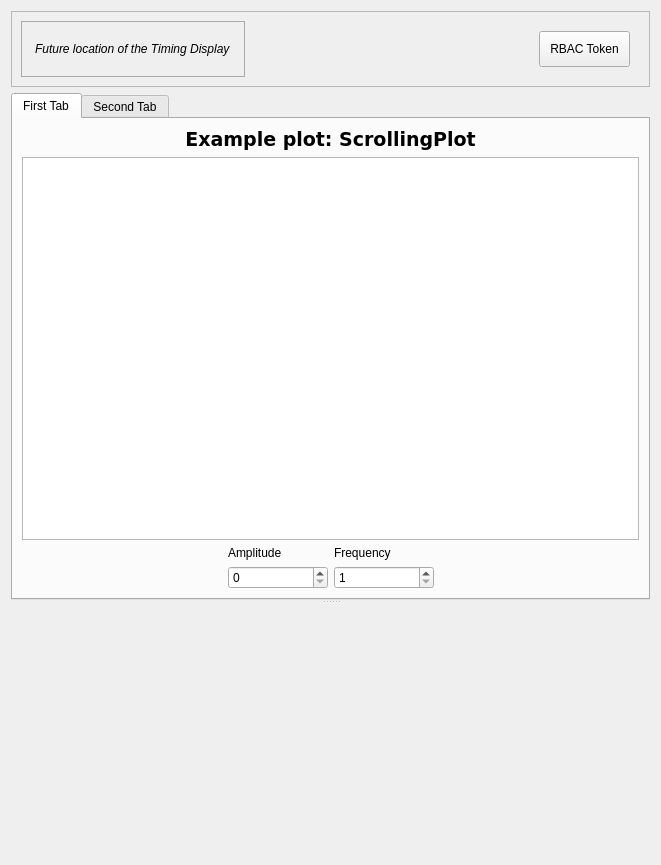
<?xml version="1.0" encoding="UTF-8"?>
<ui version="4.0">
 <class>Form</class>
 <widget class="QWidget" name="Form">
  <property name="geometry">
   <rect>
    <x>0</x>
    <y>0</y>
    <width>661</width>
    <height>865</height>
   </rect>
  </property>
  <property name="windowTitle">
   <string>Form</string>
  </property>
  <property name="windowIcon">
   <iconset resource="images/images.qrc">
    <normaloff>:/icons/CERN_logo.png</normaloff>:/icons/CERN_logo.png</iconset>
  </property>
  <layout class="QVBoxLayout" name="verticalLayout">
   <item>
    <widget class="QFrame" name="top_toolbar">
     <property name="sizePolicy">
      <sizepolicy hsizetype="Expanding" vsizetype="Minimum">
       <horstretch>0</horstretch>
       <verstretch>0</verstretch>
      </sizepolicy>
     </property>
     <property name="frameShape">
      <enum>QFrame::StyledPanel</enum>
     </property>
     <property name="frameShadow">
      <enum>QFrame::Raised</enum>
     </property>
     <layout class="QHBoxLayout" name="horizontalLayout">
      <item>
       <widget class="QLabel" name="future_timing_display">
        <property name="font">
         <font>
          <italic>true</italic>
          <kerning>true</kerning>
         </font>
        </property>
        <property name="styleSheet">
         <string notr="true">padding: 10px;border:1px solid #aaaaaa;</string>
        </property>
        <property name="text">
         <string>Future location of the Timing Display</string>
        </property>
       </widget>
      </item>
      <item>
       <spacer name="horizontalSpacer">
        <property name="orientation">
         <enum>Qt::Horizontal</enum>
        </property>
        <property name="sizeHint" stdset="0">
         <size>
          <width>1137</width>
          <height>20</height>
         </size>
        </property>
       </spacer>
      </item>
      <item>
       <widget class="QPushButton" name="future_rbac_button">
        <property name="styleSheet">
         <string notr="true">padding: 10px;margin:10px;</string>
        </property>
        <property name="text">
         <string>RBAC Token</string>
        </property>
        <property name="flat">
         <bool>false</bool>
        </property>
       </widget>
      </item>
     </layout>
    </widget>
   </item>
   <item>
    <widget class="QSplitter" name="splitter">
     <property name="orientation">
      <enum>Qt::Vertical</enum>
     </property>
     <widget class="QWidget" name="central_widget_container" native="true">
      <property name="sizePolicy">
       <sizepolicy hsizetype="Preferred" vsizetype="Expanding">
        <horstretch>0</horstretch>
        <verstretch>0</verstretch>
       </sizepolicy>
      </property>
      <layout class="QHBoxLayout" name="horizontalLayout_2">
       <item>
        <widget class="QTabWidget" name="main_tabs_widget">
         <property name="currentIndex">
          <number>0</number>
         </property>
         <widget class="QWidget" name="first_tab">
          <attribute name="title">
           <string>First Tab</string>
          </attribute>
          <layout class="QVBoxLayout" name="verticalLayout_6">
           <item>
            <widget class="QLabel" name="label">
             <property name="font">
              <font>
               <family>DejaVu Sans</family>
               <pointsize>14</pointsize>
               <weight>75</weight>
               <bold>true</bold>
              </font>
             </property>
             <property name="text">
              <string>Example plot: ScrollingPlot</string>
             </property>
             <property name="alignment">
              <set>Qt::AlignCenter</set>
             </property>
             <property name="margin">
              <number>10</number>
             </property>
            </widget>
           </item>
           <item>
            <layout class="QHBoxLayout" name="horizontalLayout_4">
             <item>
              <widget class="ScrollingPlotWidget" name="scrolling_plot">
               <property name="maximumSize">
                <size>
                 <width>700</width>
                 <height>400</height>
                </size>
               </property>
               <property name="toolTip">
                <string>This plot is showing the value of TEST_DEVICE/Acquisition#sin over time</string>
               </property>
               <property name="styleSheet">
                <string notr="true"/>
               </property>
               <property name="plotTitle" stdset="0">
                <string>TEST_DEVICE/Acquisition#sin</string>
               </property>
              </widget>
             </item>
            </layout>
           </item>
           <item>
            <layout class="QHBoxLayout" name="scrolling_plot_controls">
             <item>
              <spacer name="horizontalSpacer_2">
               <property name="orientation">
                <enum>Qt::Horizontal</enum>
               </property>
               <property name="sizeHint" stdset="0">
                <size>
                 <width>40</width>
                 <height>20</height>
                </size>
               </property>
              </spacer>
             </item>
             <item>
              <layout class="QVBoxLayout" name="verticalLayout_2">
               <item>
                <widget class="QLabel" name="label_2">
                 <property name="text">
                  <string>Amplitude</string>
                 </property>
                </widget>
               </item>
               <item>
                <widget class="QSpinBox" name="amplitude_sin">
                 <property name="minimumSize">
                  <size>
                   <width>100</width>
                   <height>0</height>
                  </size>
                 </property>
                 <property name="maximumSize">
                  <size>
                   <width>100</width>
                   <height>16777215</height>
                  </size>
                 </property>
                 <property name="maximum">
                  <number>999999999</number>
                 </property>
                </widget>
               </item>
              </layout>
             </item>
             <item>
              <layout class="QVBoxLayout" name="verticalLayout_4">
               <item>
                <widget class="QLabel" name="label_3">
                 <property name="text">
                  <string>Frequency</string>
                 </property>
                </widget>
               </item>
               <item>
                <widget class="QSpinBox" name="frequency_sin">
                 <property name="sizePolicy">
                  <sizepolicy hsizetype="Maximum" vsizetype="Fixed">
                   <horstretch>0</horstretch>
                   <verstretch>0</verstretch>
                  </sizepolicy>
                 </property>
                 <property name="minimumSize">
                  <size>
                   <width>100</width>
                   <height>0</height>
                  </size>
                 </property>
                 <property name="maximumSize">
                  <size>
                   <width>100</width>
                   <height>16777215</height>
                  </size>
                 </property>
                 <property name="minimum">
                  <number>1</number>
                 </property>
                 <property name="maximum">
                  <number>20</number>
                 </property>
                </widget>
               </item>
              </layout>
             </item>
             <item>
              <spacer name="horizontalSpacer_3">
               <property name="orientation">
                <enum>Qt::Horizontal</enum>
               </property>
               <property name="sizeHint" stdset="0">
                <size>
                 <width>40</width>
                 <height>20</height>
                </size>
               </property>
              </spacer>
             </item>
            </layout>
           </item>
          </layout>
         </widget>
         <widget class="QWidget" name="second_tab">
          <attribute name="title">
           <string>Second Tab</string>
          </attribute>
          <layout class="QVBoxLayout" name="verticalLayout_8">
           <item>
            <widget class="QLabel" name="label_5">
             <property name="font">
              <font>
               <family>DejaVu Sans</family>
               <pointsize>14</pointsize>
               <weight>75</weight>
               <bold>true</bold>
              </font>
             </property>
             <property name="text">
              <string>Example plot: CyclicPlot (or SlidingPlot)</string>
             </property>
             <property name="alignment">
              <set>Qt::AlignCenter</set>
             </property>
             <property name="margin">
              <number>10</number>
             </property>
            </widget>
           </item>
           <item>
            <layout class="QHBoxLayout" name="horizontalLayout_3">
             <item>
              <widget class="CyclicPlotWidget" name="cyclic_plot">
               <property name="maximumSize">
                <size>
                 <width>700</width>
                 <height>400</height>
                </size>
               </property>
               <property name="toolTip">
                <string>This plot is showing the value of TEST_DEVICE/Acquisition#cos over time</string>
               </property>
               <property name="plotTitle" stdset="0">
                <string>TEST_DEVICE/Acquisition#cos</string>
               </property>
              </widget>
             </item>
            </layout>
           </item>
           <item>
            <layout class="QHBoxLayout" name="cyclic_plot_controls">
             <item>
              <spacer name="horizontalSpacer_4">
               <property name="orientation">
                <enum>Qt::Horizontal</enum>
               </property>
               <property name="sizeHint" stdset="0">
                <size>
                 <width>40</width>
                 <height>20</height>
                </size>
               </property>
              </spacer>
             </item>
             <item>
              <layout class="QVBoxLayout" name="verticalLayout_3">
               <item>
                <widget class="QLabel" name="label_4">
                 <property name="text">
                  <string>Amplitude</string>
                 </property>
                </widget>
               </item>
               <item>
                <widget class="QSpinBox" name="amplitude_cos">
                 <property name="minimumSize">
                  <size>
                   <width>100</width>
                   <height>0</height>
                  </size>
                 </property>
                 <property name="maximumSize">
                  <size>
                   <width>100</width>
                   <height>16777215</height>
                  </size>
                 </property>
                 <property name="maximum">
                  <number>999999999</number>
                 </property>
                </widget>
               </item>
              </layout>
             </item>
             <item>
              <layout class="QVBoxLayout" name="verticalLayout_7">
               <item>
                <widget class="QLabel" name="label_6">
                 <property name="text">
                  <string>Frequency</string>
                 </property>
                </widget>
               </item>
               <item>
                <widget class="QSpinBox" name="frequency_cos">
                 <property name="sizePolicy">
                  <sizepolicy hsizetype="Maximum" vsizetype="Fixed">
                   <horstretch>0</horstretch>
                   <verstretch>0</verstretch>
                  </sizepolicy>
                 </property>
                 <property name="minimumSize">
                  <size>
                   <width>100</width>
                   <height>0</height>
                  </size>
                 </property>
                 <property name="maximumSize">
                  <size>
                   <width>100</width>
                   <height>16777215</height>
                  </size>
                 </property>
                 <property name="minimum">
                  <number>1</number>
                 </property>
                 <property name="maximum">
                  <number>20</number>
                 </property>
                </widget>
               </item>
              </layout>
             </item>
             <item>
              <spacer name="horizontalSpacer_5">
               <property name="orientation">
                <enum>Qt::Horizontal</enum>
               </property>
               <property name="sizeHint" stdset="0">
                <size>
                 <width>40</width>
                 <height>20</height>
                </size>
               </property>
              </spacer>
             </item>
            </layout>
           </item>
          </layout>
         </widget>
        </widget>
       </item>
      </layout>
     </widget>
     <widget class="CLogDisplay" name="bottom_logbox" native="true">
      <property name="sizePolicy">
       <sizepolicy hsizetype="Minimum" vsizetype="Minimum">
        <horstretch>0</horstretch>
        <verstretch>0</verstretch>
       </sizepolicy>
      </property>
      <property name="minimumSize">
       <size>
        <width>0</width>
        <height>200</height>
       </size>
      </property>
      <property name="maximumSize">
       <size>
        <width>16777215</width>
        <height>250</height>
       </size>
      </property>
      <property name="logFormat" stdset="0">
       <string>%(asctime)s %(message)s</string>
      </property>
     </widget>
    </widget>
   </item>
  </layout>
 </widget>
 <customwidgets>
  <customwidget>
   <class>ScrollingPlotWidget</class>
   <extends>QGraphicsView</extends>
   <header>accwidgets.graph.widgets.plotwidget</header>
  </customwidget>
  <customwidget>
   <class>CyclicPlotWidget</class>
   <extends>QGraphicsView</extends>
   <header>accwidgets.graph.widgets.plotwidget</header>
  </customwidget>
  <customwidget>
   <class>PyDMLogDisplay</class>
   <extends>QWidget</extends>
   <header>pydm.widgets.logdisplay</header>
  </customwidget>
  <customwidget>
   <class>CLogDisplay</class>
   <extends>PyDMLogDisplay</extends>
   <header>comrad.widgets.tables</header>
  </customwidget>
 </customwidgets>
 <resources>
  <include location="images/images.qrc"/>
 </resources>
 <connections/>
</ui>
